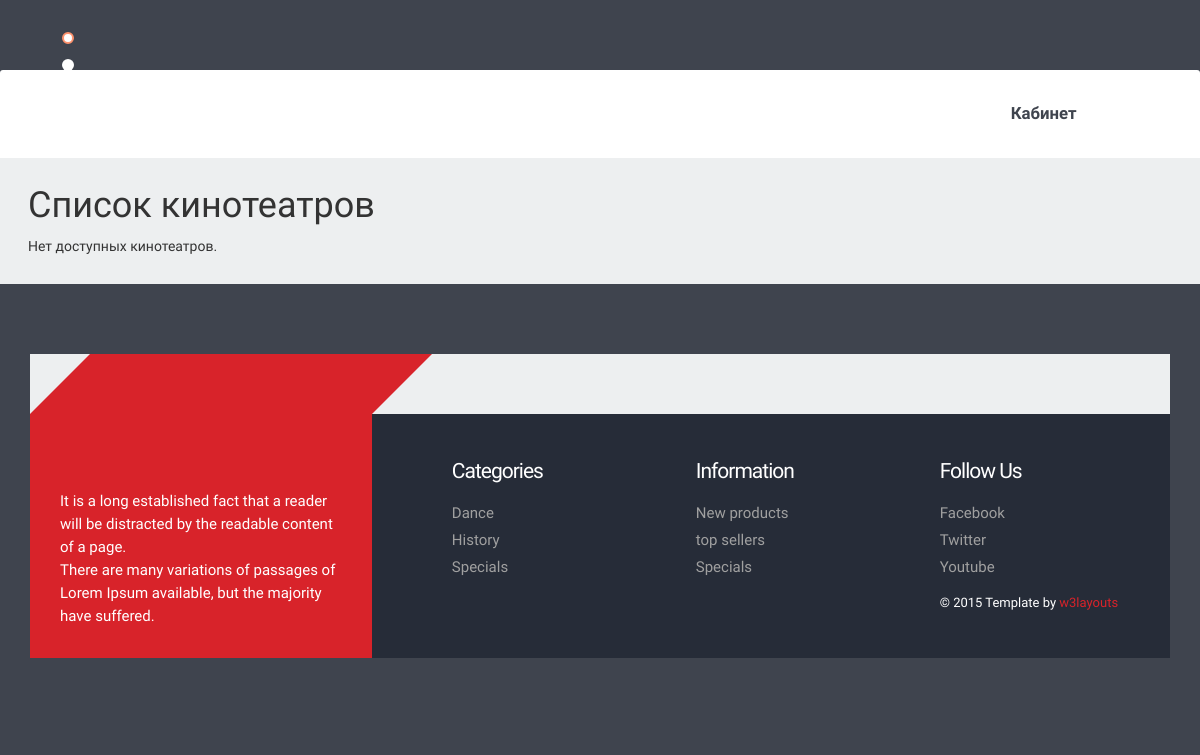
The page /cinemas/cinemas/ on the database as committed earlier.
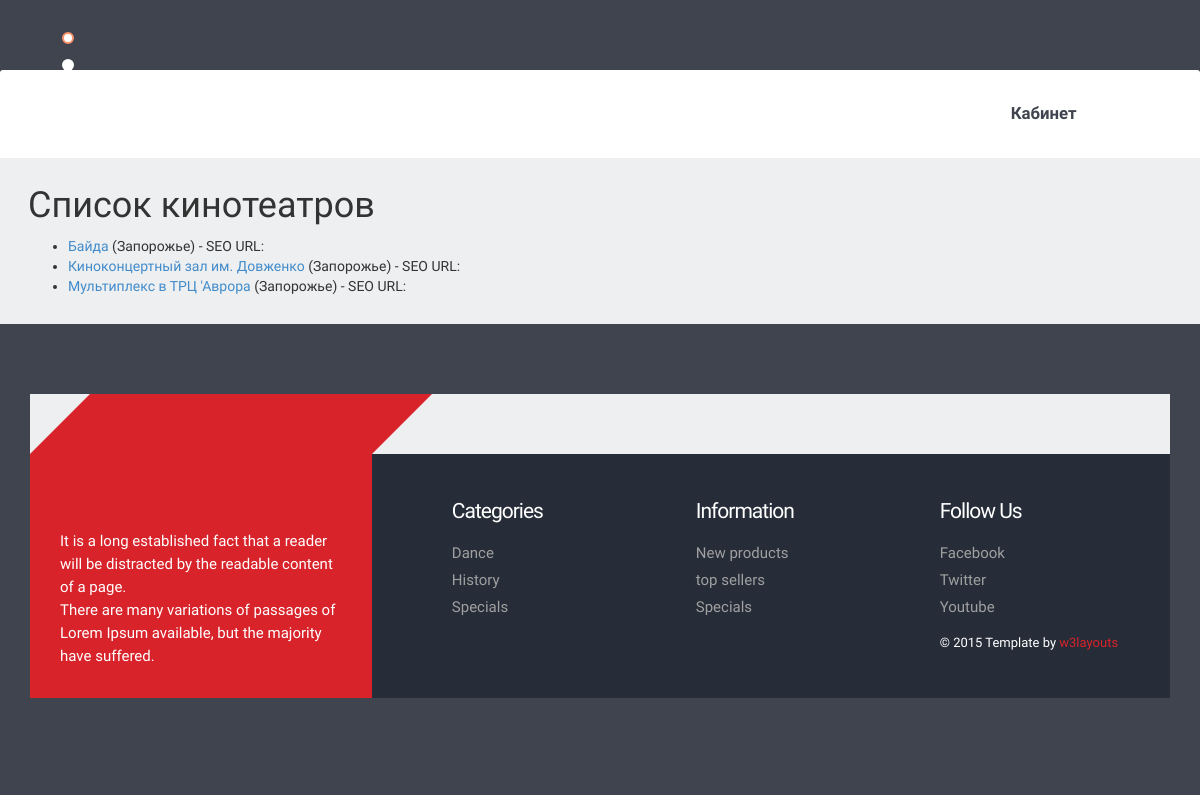
The same page on the database as committed later.
### core/models.py (models this page shows, shortened)
class Cinemas(models.Model):
    id = models.AutoField(primary_key=True)
    seo_block = models.OneToOneField(Block_SEO, on_delete=models.CASCADE, verbose_name="SEO блок")
    title = models.CharField(max_length = 255, verbose_name="Назва")
    description = models.TextField(verbose_name="Опис")
    conditions = models.TextField(verbose_name="Умови")
    city = models.CharField(max_length=100, verbose_name="Місто")
    picture = models.ForeignKey(Picture, on_delete=models.SET_NULL, null=True, blank=True, verbose_name="Картинки")
    date = models.DateField(auto_now_add=True, verbose_name="Дата")
    class Meta:
        verbose_name = 'Кинотеатр'
        verbose_name_plural = 'Кинотеатри'

### core/views.py (the view)
# urls.py: path('cinemas/', views.cinema_list, name='cinema_list'),
def cinema_list(request):
    cinemas_list = Cinemas.objects.all().order_by('title')
    paginator = Paginator(cinemas_list, 10)
    page = request.GET.get('page')
    try:
        cinemas = paginator.page(page)
    except PageNotAnInteger:
        cinemas = paginator.page(1)
    except EmptyPage:
        cinemas = paginator.page(paginator.num_pages)
    context = {'cinemas': cinemas}
    return render(request, 'core/cinema_list.html', context)

### core/templates/core/cinema_list.html (shortened to what this page needs)
{% extends 'main/index.html' %}
{% block content %}
    <h1>Список кинотеатров</h1>
    {% if cinemas %}
        <ul>
            {% for cinema in cinemas %}
    <li>
        <a href="{% url 'cinema_detail' cinema_slug=cinema.seo_block.seo_url %}">{{ cinema.title }}</a>
        ({{ cinema.city }}) - SEO URL: {{ cinema.seo_url }}
    </li>
{% endfor %}
        </ul>
    {% else %}
        <p>Нет доступных кинотеатров.</p>
    {% endif %}
{% endblock %}

### main/templates/main/index.html (shortened to what this page needs)
{% load static %}
<!DOCTYPE HTML>
<html>
<head>
<link href="{% static 'main/css/bootstrap.css' %}" rel='stylesheet' type='text/css' />
<link href="{% static 'main/css/style.css' %}" rel="stylesheet" type="text/css" media="all" />
</head>
<body>
	<div class="container_wrap">
		<div class="header_top">
		    <div class="col-sm-3 logo"><a href="{%url 'cinema_list' %}"><img src="{% static 'main/images/logo.png'%}" alt=""/></a></div>
		    <div class="col-sm-6 nav">
			  <ul>
				 <li> <span class="simptip-position-bottom simptip-movable" data-tooltip="comic"><a href="movie.html"> </a></span></li>
				 <li><span class="simptip-position-bottom simptip-movable" data-tooltip="movie"><a href="movie.html"> </a> </span></li>
				 <li><span class="simptip-position-bottom simptip-movable" data-tooltip="video"><a href="movie.html"> </a></span></li>
				 <li><span class="simptip-position-bottom simptip-movable" data-tooltip="game"><a href="movie.html"> </a></span></li>
				 <li><span class="simptip-position-bottom simptip-movable" data-tooltip="tv"><a href="movie.html"> </a></span></li>
				 <li><span class="simptip-position-bottom simptip-movable" data-tooltip="more"><a href="movie.html"> </a></span></li>
			 </ul>
			</div>
			<div class="col-sm-3 header_right">
			   <ul class="header_right_box">
				 <li><p><a href="{%url 'profile' %}">Кабинет</a></p></li>
				 <li class="last"><i class="edit"> </i></li>
				 <div class="clearfix"> </div>
			   </ul>
			</div>
	      </div>
      <div class="content">
      	{% block content %}{% endblock %}
      </div>
   </div>
<div class="container">
 <footer id="footer">
 	<div id="footer-3d">
		<div class="gp-container">
			<span class="first-widget-bend"></span>
		</div>
	</div>
    <div id="footer-widgets" class="gp-footer-larger-first-col">
		<div class="gp-container">
            <div class="footer-widget footer-1">
            	<div class="wpb_wrapper">
				</div>
	          <br>
	          <p>It is a long established fact that a reader will be distracted by the readable content of a page.</p>
			  <p class="text">There are many variations of passages of Lorem Ipsum available, but the majority have suffered.</p>
			 </div>
			 <div class="footer_box">
			  <div class="col_1_of_3 span_1_of_3">
					<h3>Categories</h3>
					<ul class="first">
						<li><a href="#">Dance</a></li>
						<li><a href="#">History</a></li>
						<li><a href="#">Specials</a></li>
					</ul>
		     </div>
		     <div class="col_1_of_3 span_1_of_3">
					<h3>Information</h3>
					<ul class="first">
						<li><a href="#">New products</a></li>
						<li><a href="#">top sellers</a></li>
						<li><a href="#">Specials</a></li>
					</ul>
		     </div>
		     <div class="col_1_of_3 span_1_of_3">
					<h3>Follow Us</h3>
					<ul class="first">
						<li><a href="#">Facebook</a></li>
						<li><a href="#">Twitter</a></li>
						<li><a href="#">Youtube</a></li>
					</ul>
					<div class="copy">
				      <p>&copy; 2015 Template by <a href="http://w3layouts.com" target="_blank"> w3layouts</a></p>
			        </div>
		     </div>
		    <div class="clearfix"> </div>
	        </div>
		</div>
	</div>
  </footer>
</div>
</body>
</html>

Rows that differ between the two databases and show on the page:
added Cinemas: title "Байда", city "Запорожье"
added Cinemas: title "Киноконцертный зал им. Довженко", city "Запорожье"
added Cinemas: title "Мультиплекс в ТРЦ 'Аврора", city "Запорожье"
Other text that changed with them:
text no longer shown: "Нет доступных кинотеатров."
